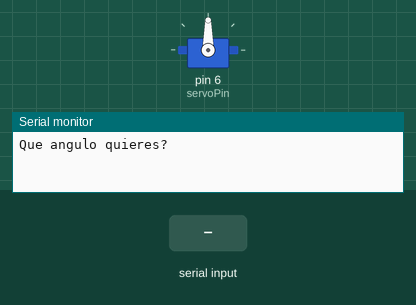
Bench run of a sketch on a simulated Arduino Uno, built with avr-gcc and run on an emulated ATmega328P. Parts: servo, the last lines printed to the serial monitor. The test bench sets the inputs (shaded band).

Above: at 1.2 s.
1.3 s: "30,150\n" received over Serial
At 3.1 s:
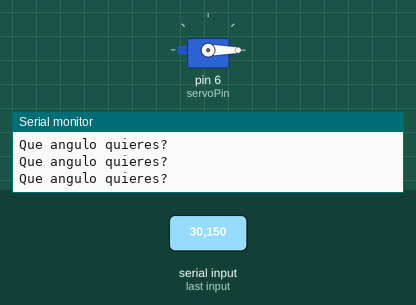
3.8 s: "90,45\n" received over Serial
At 4.2 s:
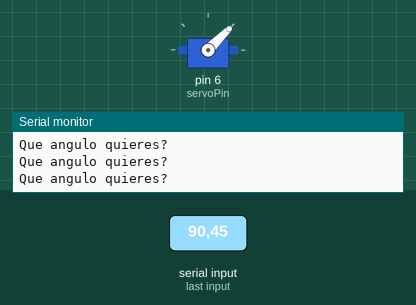
6.3 s: "200\n" received over Serial
At 7.1 s:
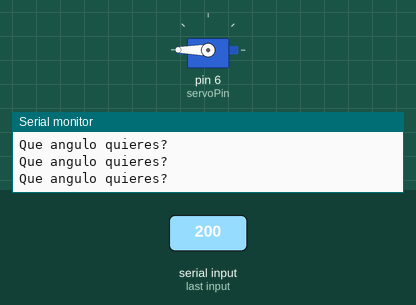
Timing chart, 0 to 9.3 s (numbered marks = the images above; inputs shaded):
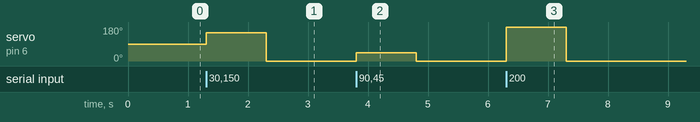

Measured:
- after the input at 1.3 s, servo on pin 6 (servoPin): 90° → 150° at once, → 0° 1.0 s later
- after the input at 3.8 s, servo on pin 6 (servoPin): 0° → 45° at once, → 0° 1.0 s later
- after the input at 6.3 s, servo on pin 6 (servoPin): 0° → 180° at once, → 0° 1.0 s later

The sketch:

servoMotor.ino
```cpp
#include <Servo.h>

int servoPin = 6;
int servoPos = 90;
Servo myServo;


void setup() {
  myServo.attach(servoPin);
  Serial.begin(9600);


}

void loop() {
  Serial.println("Que angulo quieres?");
  while (Serial.available() == 0){

  }
  servoPos = Serial.parseInt();
  myServo.write(servoPos);

}
```
